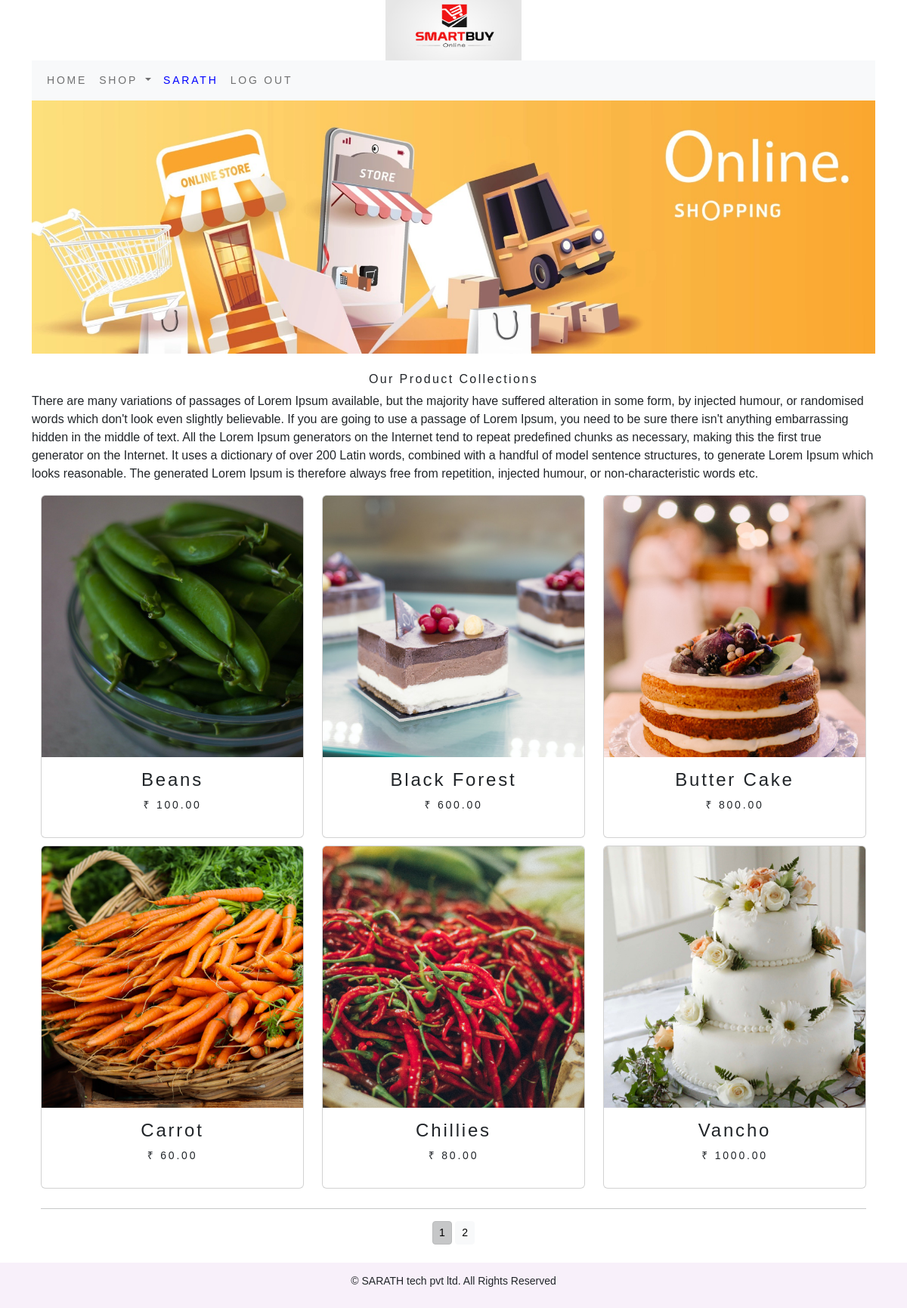
Screenshot of / (signed in) with the database file from the repository.
### shop/models.py (models this page shows, shortened)
class Product(models.Model):
    name = models.CharField(max_length=250, unique=True)
    slug = models.SlugField(max_length=250, unique=True)
    description = models.TextField(blank=True)
    price = models.DecimalField(max_digits=10, decimal_places=2)
    category = models.ForeignKey(Category, on_delete=models.CASCADE)
    image = models.ImageField(upload_to='product', blank=True)
    stock = models.IntegerField()
    available = models.BooleanField(default=True)
    created = models.DateTimeField(auto_now_add=True)
    updated = models.DateTimeField(auto_now=True)
    def get_url(self):
        return reverse('shop:products_category_detail',args=[self.category.slug,self.slug])
    class Meta:
        ordering = ('name',)
        verbose_name = 'product'
        verbose_name_plural = 'products'

### shop/views.py (the view)
# urls.py: path('', views.AllprodCat, name='AllprodCat'),
def AllprodCat(request, c_slug=None):
    c_page = None
    products_list = None
    if c_slug is not None:
        c_page = get_object_or_404(Category, slug=c_slug)
        products_list = Product.objects.all().filter(category=c_page, available=True)
    else:
        products_list = Product.objects.all().filter(available=True)
    paginator = Paginator(products_list, 6)
    try:
        page = int(request.GET.get('page', '1'))
    except:
        page = 1
    try:
        products=paginator.page(page)
    except (EmptyPage, InvalidPage):
        products = paginator.page(paginator.num_pages)
    return render(request, "category.html", {'category': c_page, 'products': products})

### cart/context_processors.py (called while the page is built)
def counter(request):
    item_count = 0
    if 'admin' in request.path:
        return {}
    else:
        try:
            cart = Cart.objects.filter(cart_id= _cart_id(request))
            cart_items=CartItem.objects.all().filter(cart=cart[:1])
            for cart_item in cart_items:
                item_count += cart_item.quantity
        except Cart.DoesNotExist:
            item_count = 0
        return dict(item_count=item_count)

### cart/views.py (called while the page is built)
def _cart_id(request):
    cart = request.session.session_key
    if not cart:
        cart = request.session.create()
    return cart

### shop/context_processors.py (called while the page is built)
def menu_links(request):
    links = Category.objects.all()
    return dict(links=links)

### shop/models.py (called while the page is built)
    def get_url(self):
        return reverse('shop:products_by_category', args=[self.slug])

### templates/category.html (shortened to what this page needs)
{% extends 'base.html' %}
{% load static %}
{% block content %}
        </div>
        <div class="container">
            {% if category %}
            <img class="my_image" src="{{category.image.url}}" alt="{{category.name}}" width="500px" height="300px">
            </div>
                <br>
            <div>
                <h1 class="text-center my_title">{{category.name}}</h1>
                <p class="text-justify">{{category.description}}</p>
            </div>
            {% else %}
            <div>
                <img class="my_image my_image_padding" src="{% static 'img/banner.jpg' %}" alt="our products" width="100%" height="300px">
            </div>
                <br>
            <div>
                <h1 class="text-center my_title">Our Product Collections</h1>
                <p class="text-justify">There are many variations of passages of Lorem Ipsum available, but the majority have suffered alteration in some form, by injected humour, or randomised words which don't look even slightly believable. If you are going to use a passage of Lorem Ipsum, you need to be sure there isn't anything embarrassing hidden in the middle of text. All the Lorem Ipsum generators on the Internet tend to repeat predefined chunks as necessary, making this the first true generator on the Internet. It uses a dictionary of over 200 Latin words, combined with a handful of model sentence structures, to generate Lorem Ipsum which looks reasonable. The generated Lorem Ipsum is therefore always free from repetition, injected humour, or non-characteristic words etc.</p>
            </div>
            {% endif %}
<div class="container">
    <div class="row">
        {% for product in products.object_list %}
        <div class="my_bottom_margin col-9 col-sm-12 col-md-4 col-lg-4">
            <div class="card text-center" style="min-width:18rem;">
                <a href="{{product.get_url}}"><img class="card-img-top my_image" src="{{product.image.url}}" alt="{{product.name}}"></a>
            <div class="card-body">
            <h4>{{product.name}}</h4>
            <p>₹ {{product.price}}</p>
        </div>
        </div>
    </div>
        {% endfor %}
    </div>
    <div class="mx_auto">
        {% if products.paginator.num_pages > 1 %}
        <hr>
        <div class="text-center">
            {% for pg in products.paginator.page_range %}
            <a href="?page={{pg}}" class="btn btn-light btn-sm {% if products.number == pg %} active {% endif %}">{{pg}}</a>
            {% endfor %}
        </div>
        {% endif %}
    </div>
    <br>
    </div>
{% endblock %}

### templates/navbar.html (shortened to what this page needs)
<nav class="navbar navbar-expand-lg navbar-light bg-light">
  <div class="container-fluid">
    <div class="collapse navbar-collapse" id="navbarSupportedContent">
      <ul class="navbar-nav me-auto mb-2 mb-lg-0">
        <li class="nav-item">
          <a class="nav-link" href="{% url 'shop:AllprodCat' %}">Home</a>
        </li>
        <li class="nav-item dropdown {% if 'shop' in request.path %}active{% endif %}" >
          <a class="nav-link dropdown-toggle" href="#" id="navbarDropdown" role="button" data-bs-toggle="dropdown" aria-expanded="false">
            Shop
          </a>
        </li>
        {% if user.is_authenticated %}
        <li class="nav-item"><a class="nav-link" style="color:blue;">{{user.username}}</a></li>
        <li class="nav-item"><a class="nav-link" href="{% url 'user:logout' %}">Log out</a></li>
        {% else %}
        <li class="nav-item"><a class="nav-link" href="{% url 'user:login' %}">Sign In</a></li>
        <li class="nav-item"><a class="nav-link" href="{% url 'user:register' %}">Register</a></li>
        {% endif %}
      </ul>
    </div>
  </div>
</nav>

### static/css/custom.css (style rules this page uses)
body { font-family: 'Lato', sans-serif; }
.nav-item { letter-spacing : 0.1em; font-size : 14px; text-transform : uppercase; font-family : Oswald; }
.my_image { width:100%; height:auto; }
.my_title { font-size:16px; text_transform:uppercase; letter-spacing:0.15em; }
.my_bottom_margin { margin-bottom:10px; }
.card-body { font-size:14px; text_transform:uppercase; letter-spacing:0.2em; }
.nav-link { letter-spacing: .2em; font-size: 14px; text-transform: uppercase; color: grey; }
* { margin: 0; padding: 0; box-sizing: border-box; font-family: 'Poppins', sans-serif; }
body { min-height: 100vh; }

### rows the page displays
Product: image (picture), name "Beans", price "100.00"
Product: image (picture), name "Black Forest", price "600.00"
Product: image (picture), name "Butter Cake", price "800.00"
Product: image (picture), name "Carrot", price "60.00"
Product: image (picture), name "Chillies", price "80.00"
Product: image (picture), name "Vancho", price "1000.00"

### other values shown
{{ user.username }} "SARATH"
{{ pg }} "1" "2"
